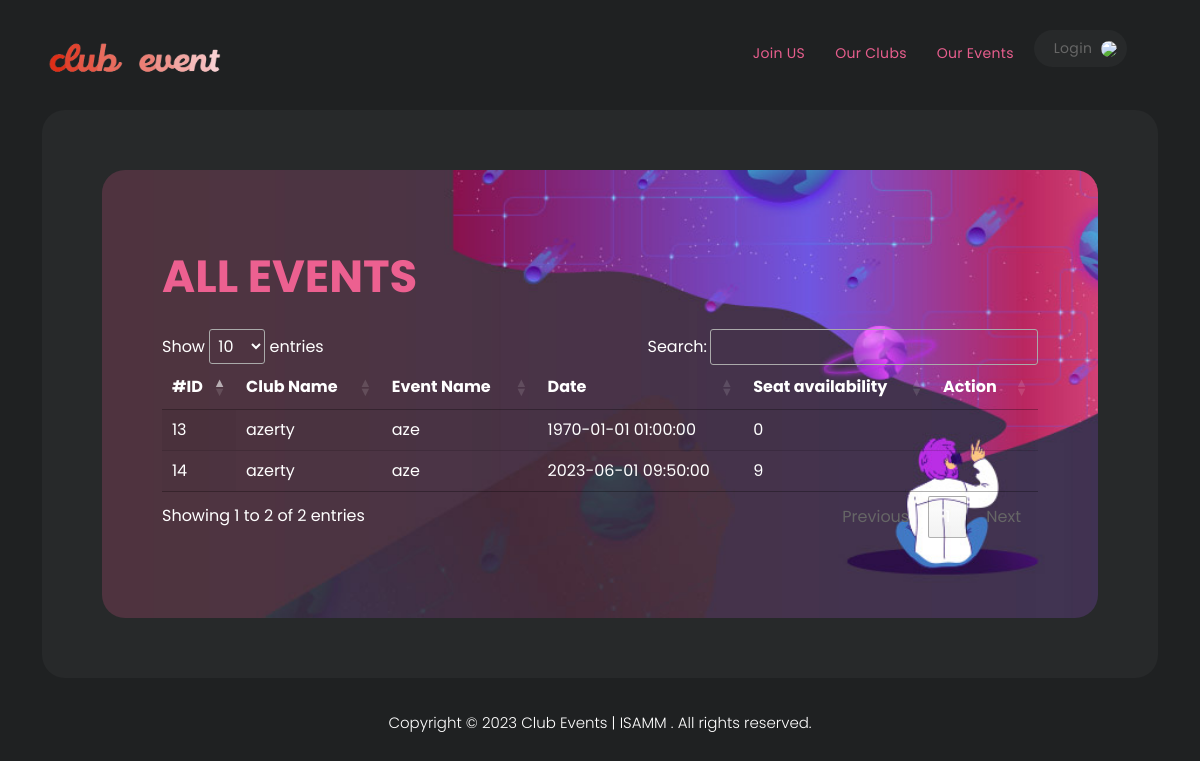
The app's page /all_events.php with its own data.
### tables this page shows
CREATE TABLE `events` (
  `event_id` int(11) NOT NULL,
  `organizer` int(11) NOT NULL,
  `date_event` datetime NOT NULL,
  `nbplaces` int(11) NOT NULL,
  `event_name` varchar(50) NOT NULL,
  `club_name` varchar(50) NOT NULL
);

### all_events.php (the view, shortened to what this page needs)
<?php
$conn = mysqli_connect('localhost', 'root', '', 'clubevent');
?>
<!DOCTYPE html>
<html>
<head>
	<link rel="stylesheet" href="https://cdn.datatables.net/1.13.4/css/jquery.dataTables.css" />
    <link href="vendor/bootstrap/css/bootstrap.min.css" rel="stylesheet">
    <link rel="stylesheet" href="assets/css/fontawesome.css">
    <link rel="stylesheet" href="assets/css/style.css">
</head>
<body>
	<?php include 'header.php';?>
	<div class="container text-white">
      <div class="row">
        <div class="col-lg-12 ">
          <div class="page-content">
            <div class="main-banner">
              <div class="header-text">
                <h4>
                  <em>All Events</em>
                </h4>
		<table id='tab' class='display'>
        <thead>
            <tr><th>#ID</th><th>Club Name</th><th>Event Name</th><th>Date</th><th>Seat availability</th><th>Action</th></tr>
        </thead>
        <tbody>
        	<?php
                $req = "SELECT * FROM events";
                $res = mysqli_query($conn,$req);
                while($row = mysqli_fetch_array($res,MYSQLI_BOTH)){
                echo "
                <tr>
                  <td>$row[0]</td>
                  <td>$row[5]</td>
                  <td>$row[4]</td>
                  <td>$row[2]</td>
                  <td>$row[3]</td>";
                  if (empty($_SESSION['user'])){echo "<td></td>";}
                  else{
                   if($row[3]>0) {echo "<td><a class='btn btn-success' href='reserve.php?id=$row[0]'><span >Reserve</span></a></td>";}
                	else{echo "<td><span class='btn btn-danger' >Full</span></a>";}
                  }
                };
                ?>
        </tbody>
    </table>
	</div>
</div>
</div>
</div>
</div>
</div>
 </div> <?php include 'footer.php';?>
</body>
</body>
</html>

### assets/css/style.css (style rules this page uses)
html, body, div, span, applet, object, iframe, h1, h2, h3, h4, h5, h6, p, blockquote, div pre, a, abbr, acronym, address, big, cite, code, del, dfn, em, font, img, ins, kbd, q, s, samp, small, strike, strong, sub, sup, tt, var, b, u, i, center, dl, dt, dd, ol, ul, li, figure, header, nav, section, article, aside, footer, figcaption { margin: 0; padding: 0; border: 0; outline: 0; }
* { box-sizing: border-box; }
html, body { font-family: 'Poppins', sans-serif; font-weight: 400; background-color: #1e1e1e; font-size: 16px; -ms-text-size-adjust: 100%; -webkit-font-smoothing: antialiased; -moz-osx-font-smoothing: grayscale; }
h1, h2, h3, h4, h5, h6 { margin-top: 0px; margin-bottom: 0px; color: #fff; font-weight: 700; }
html, body { background: #1f2122; font-family: 'Poppins', sans-serif; }
body .page-content { margin-top: 110px; background-color: #27292a; padding: 60px; border-radius: 23px; }
.main-banner { background-image: url(../images/banner-bg.jpg); background-position: center center; background-size: cover; min-height: 380px; border-radius: 23px; padding: 80px 60px; }
.main-banner h4 { font-size: 45px; text-transform: uppercase; margin-bottom: 25px; }
.main-banner h4 em { font-style: normal; color: #ec6090; }
body { overflow-x: hidden; }

### records on screen
events: event_id "13", club_name "azerty", event_name "aze", date_event "1970-01-01 01:00:00", nbplaces "0"
events: event_id "14", club_name "azerty", event_name "aze", date_event "2023-06-01 09:50:00", nbplaces "9"
